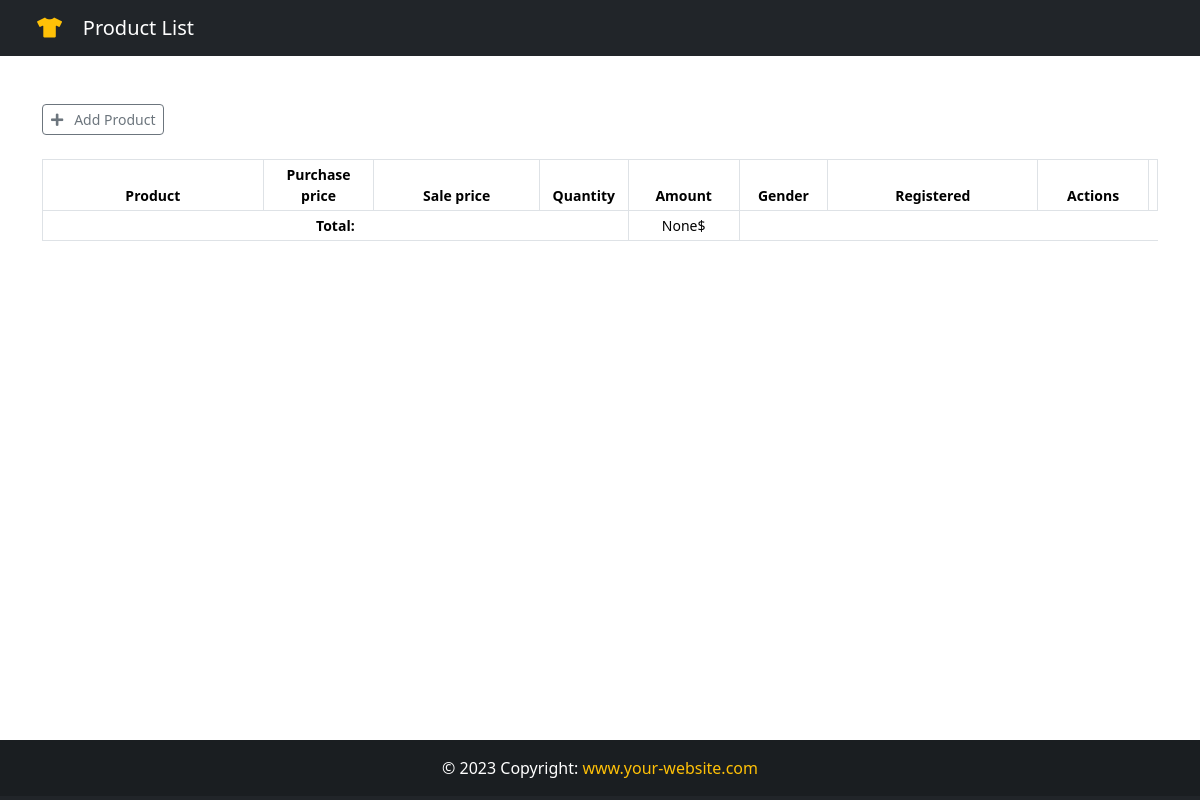
The app's page /, older data.
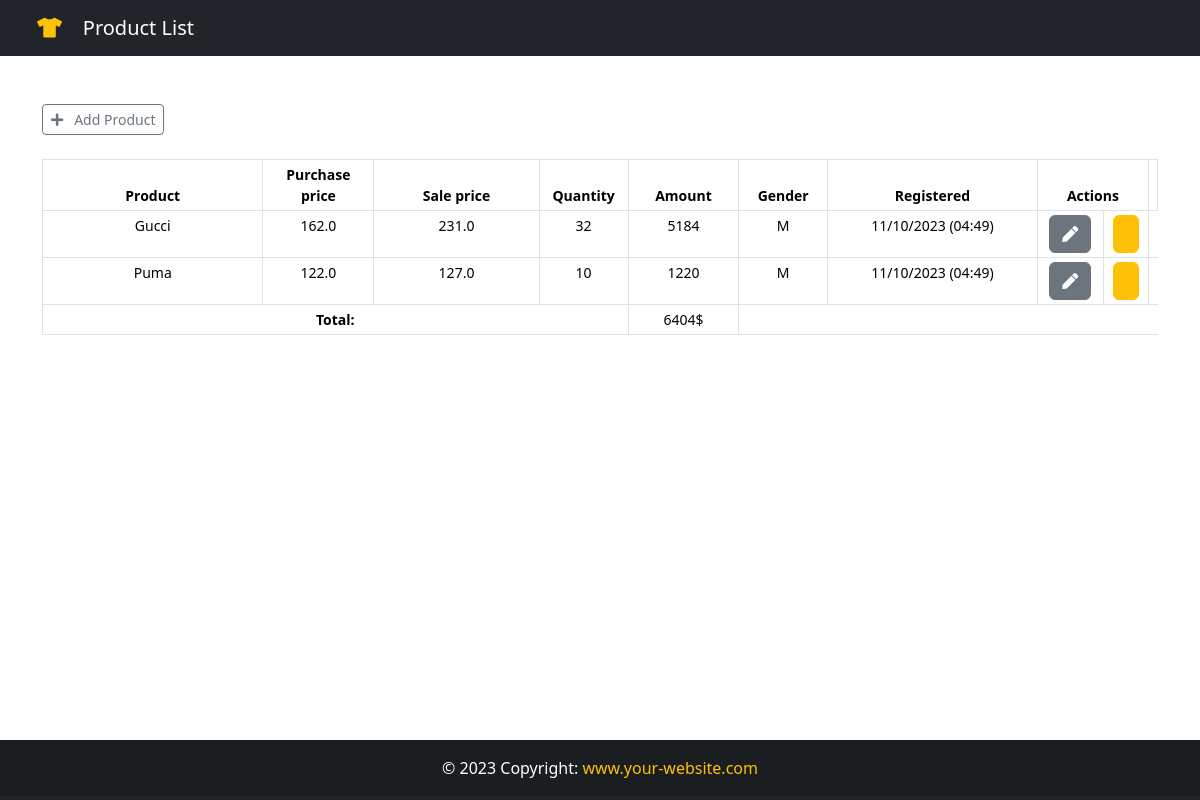
The same page, newer data.
### crud/models.py (models this page shows, shortened)
class Product(models.Model):
	M = "M"
	F = "F"
	U = "U"
	GENDERS = (
		(M, 'M'),
		(F, 'F'),
		(U, 'U')
	)
	product = models.CharField(max_length=60, unique=True)
	purchase = models.FloatField(default=0.0)
	sale = models.FloatField(default=0.0)
	qty = models.PositiveIntegerField(default=10)
	gender = models.CharField(max_length=1, default=M, choices=GENDERS)
	note = models.TextField(null=True, blank=True)
	created_at = models.DateTimeField(auto_now_add=True)

### crud/views.py (the view)
# urls.py: path('', views.home, name='home'),
def home(request):
	all_product = Product.objects.annotate(amount=ExpressionWrapper(F('purchase') * F('qty'), output_field=DecimalField())).all().order_by('-created_at')
	total = all_product.aggregate(total=Sum("amount"))["total"]
	return render(request, 'crud/home.html', {'products': all_product, 'total': total})

### crud/templates/crud/home.html (shortened to what this page needs)
{% extends 'base.html' %}
{% block navbar-content %}
	<i class="text-warning fas fa-tshirt"></i>&nbsp;&nbsp;&nbsp; Product List
{% endblock %}
{% block content %}
	<div class="container">
		<br><br>
		<a href="{% url 'add_product' %}" class="btn btn-outline-secondary btn-sm"><i class="fas fa-plus"></i>&nbsp;&nbsp; Add Product</a>
		<div class="table-responsive">
			<table class="table table-bordered table-sm mt-4" style="text-align: center; font-size: 14px;">
				<thead>
					<tr>
						<th style="width: 20%;">Product</th>
						<th style="width: 10%;">Purchase price</th>
						<th style="width: 15%;">Sale price</th>
						<th style="width: 8%;">Quantity</th>
						<th style="width: 10%;">Amount</th>
						<th style="width: 8%;">Gender</th>
						<th style="width: 19%;">Registered</th>
						<th colspan="2" style="width: 10%;">Actions</th>
						<th></th>
					</tr>
				</thead>
				<tbody>
					{% for product in products %}
						<tr>
							<td>{{product.product}}</td>
							<td>{{product.purchase}}</td>
							<td>{{product.sale}}</td>
							<td>{{product.qty}}</td>
							<td>{{product.amount}}</td>
							<td>{{product.gender}}</td>
							<td>{{product.created_at | date:'m/d/Y (H:i)' }}</td>
							<td>
								<a href="/product/{{ product_id }}" class="btn btn-secondary" title="Edit product"><i class="fas fa-pen"></i></a>
							</td>
							<td>
								<a href="/delete_product/{{ product_id }}" class="btn btn-warning" title="Delete product"></a>
							</td>
						</tr>
					{% endfor %}
				</tbody>
				<tfoot>
					<tr>
						<td colspan="4" style="font-weight: 600;">Total:</td>
						<td id="totalPrice">{{ total }}$</td>
					</tr>
				</tfoot>
			</table>
		</div>
	</div>
{% endblock %}

Row changes from the older to the newer data that the page shows:
added Product: product "Gucci", purchase "162.0", sale "231.0", qty "32", amount "5184", gender "M", created_at "11/10/2023 (04:49)"
added Product: product "Puma", purchase "122.0", sale "127.0", qty "10", amount "1220", gender "M", created_at "11/10/2023 (04:49)"
Text that changed along with them:
{{ total }}: "None" → "6404"
